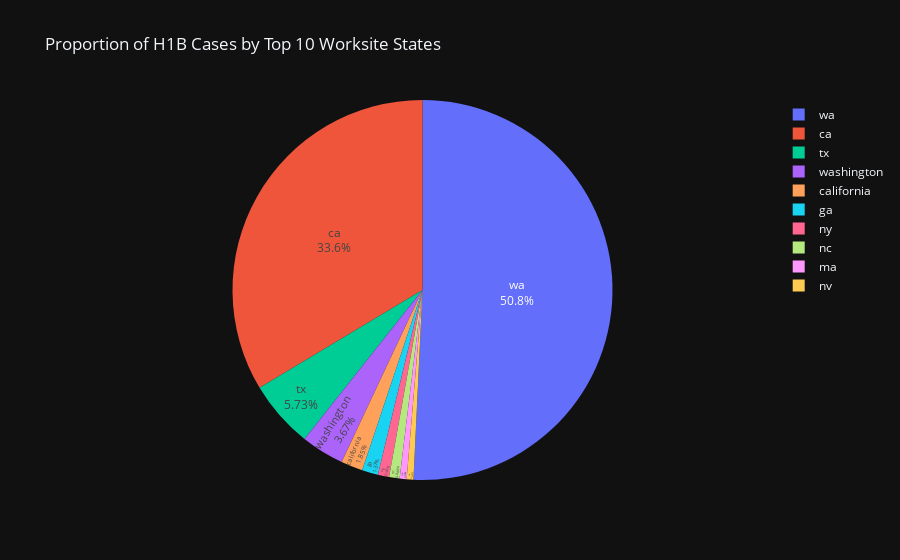
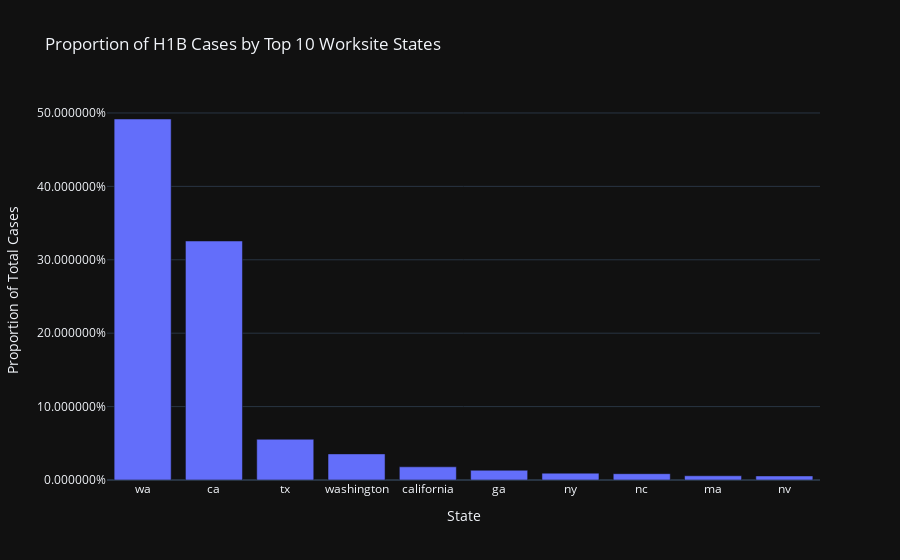

Write notebook code for charts like these, in order.
### Code cell
top_states = df_visa_ri.groupby("worksite_state")['ticker'].count().nlargest(10)

# Step 2: Calculate total cases and proportions
total_cases = df_visa_ri['ticker'].count()
top_states_proportions = top_states / total_cases
top_states_proportions = top_states_proportions.reset_index()
top_states_proportions.columns = ['worksite_state', 'proportion']

# Step 3: Create a pie chart
fig = px.pie(top_states_proportions, values='proportion', names='worksite_state', title='Proportion of H1B Cases by Top 10 Worksite States')
fig.update_traces(textposition='inside', textinfo='percent+label')
fig.show()

# Or create a bar chart
fig = px.bar(top_states_proportions, x='worksite_state', y='proportion',
             title='Proportion of H1B Cases by Top 10 Worksite States',
             labels={'proportion': 'Proportion of Total Cases', 'worksite_state': 'State'})
fig.update_layout(yaxis_tickformat='%', xaxis_title="State", yaxis_title="Proportion of Total Cases")
fig.show()

### Figure 1 — Plotly figure (JSON) as saved in the notebook; plotly's stock layout.template omitted (floating-point values rounded to 4 significant figures)
{"data": [{"domain": {"x": [0, 1], "y": [0, 1]}, "hovertemplate": "worksite_state=%{label}<br>proportion=%{value}<extra></extra>", "labels": ["wa", "ca", "tx", "washington", "california", "ga", "ny", "nc", "ma", "nv"], "legendgroup": "", "name": "", "showlegend": true, "textinfo": "percent+label", "textposition": "inside", "type": "pie", "values": [0.4918, 0.3256, 0.05555, 0.03558, 0.01796, 0.01325, 0.009303, 0.008603, 0.005752, 0.005541]}], "layout": {"autosize": true, "legend": {"tracegroupgap": 0}, "title": {"text": "Proportion of H1B Cases by Top 10 Worksite States"}}}

### Figure 2 — Plotly figure (JSON) as saved in the notebook; plotly's stock layout.template omitted (floating-point values rounded to 4 significant figures)
{"data": [{"alignmentgroup": "True", "hovertemplate": "State=%{x}<br>Proportion of Total Cases=%{y}<extra></extra>", "legendgroup": "", "marker": {"color": "#636efa", "pattern": {"shape": ""}}, "name": "", "offsetgroup": "", "orientation": "v", "showlegend": false, "textposition": "auto", "type": "bar", "x": ["wa", "ca", "tx", "washington", "california", "ga", "ny", "nc", "ma", "nv"], "xaxis": "x", "y": [0.4918, 0.3256, 0.05555, 0.03558, 0.01796, 0.01325, 0.009303, 0.008603, 0.005752, 0.005541], "yaxis": "y"}], "layout": {"autosize": true, "barmode": "relative", "legend": {"tracegroupgap": 0}, "title": {"text": "Proportion of H1B Cases by Top 10 Worksite States"}, "xaxis": {"anchor": "y", "autorange": true, "domain": [0, 1], "range": [-0.5, 9.5], "title": {"text": "State"}, "type": "category"}, "yaxis": {"anchor": "x", "autorange": true, "domain": [0, 1], "range": [0, 0.5177], "tickformat": "%", "title": {"text": "Proportion of Total Cases"}, "type": "linear"}}}
